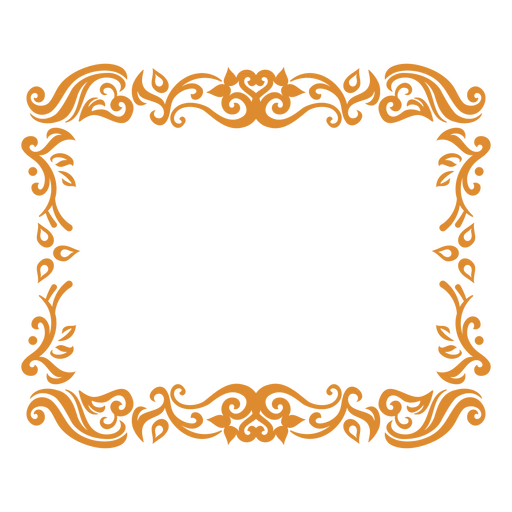
#> input picture client/images/antique-victorian-style-border.webp, 512 x 512 px
$ python make_pwa_icons.py client/images/antique-victorian-style-border.webp
#> lines starting #> are read from the running program, lines starting #| are printed output that depends on the picture
"""Generate the PWA / home-screen icon set from one square source image.

    python make_pwa_icons.py path/to/icon.png

Writes into client/static/icons/. The source should be square and at least
512x512. Transparency is flattened — iOS composites home-screen icons onto
white otherwise — using a colour sampled from the artwork itself, so a rounded
tile on a transparent background doesn't end up with mismatched corners.

Maskable icons get extra padding: Android crops them to whatever shape the
launcher uses (circle, squircle, rounded square), and artwork drawn to the edge
loses its corners. The safe zone is the middle 80%.
"""
import os
import sys
from PIL import Image, ImageChops, ImageDraw

OUT_DIR    = os.path.join(os.path.dirname(os.path.abspath(__file__)), "client", "static", "icons")
FALLBACK_BG = (59, 130, 246)    # --accent, used only if the source gives no clue

# (filename, pixel size, maskable) — maskable variants are inset for launcher cropping
TARGETS = [
    ("icon-192.png",            192, False),
    ("icon-512.png",            512, False),
    ("icon-maskable-192.png",   192, True),
    ("icon-maskable-512.png",   512, True),
    ("apple-touch-icon.png",    180, False),   # iOS home screen
]


def _trim_border(src):
    """Crop off a flat border around the artwork.

    Exported icon art often carries a margin — commonly black, where a
    transparent background was flattened on save. Left in place it becomes a
    dark frame around every generated icon, so if all four corners agree on a
    colour, crop to the region that differs from it.
    """
    w, h = src.size
    corners = [src.getpixel(p)[:3] for p in
               ((1, 1), (w - 2, 1), (1, h - 2), (w - 2, h - 2))]
    spread = max(max(c[i] for c in corners) - min(c[i] for c in corners)
                 for i in range(3))
    if spread > 12:
        return src                      # corners disagree: no uniform border

    flat = Image.new("RGB", src.size, corners[0])
    diff = ImageChops.difference(src.convert("RGB"), flat).convert("L")
    box  = diff.point(lambda v: 255 if v > 18 else 0).getbbox()
    if not box:
        return src
    # Refuse to trim so much that we'd be cropping into the subject.
    if (box[2] - box[0]) < w * 0.6 or (box[3] - box[1]) < h * 0.6:
        return src
    if box == (0, 0, w, h):
        return src
    print(f"  trimmed {corners[0]} border -> {box[2] - box[0]}x{box[3] - box[1]}")
    return src.crop(box)


def _backdrop(src):
    """Pick the colour to sit behind the artwork.

    App-icon artwork usually arrives as a rounded tile. Padding it out with an
    unrelated colour leaves wedges in the corners, so sample what the tile
    itself uses.

    Only the middle half of each edge is sampled: the corners are exactly where
    the rounding lives, and including them lets a flat corner colour outvote the
    tile, since a gradient's votes are split across many shades while the
    corners agree on one. A per-channel median finishes the job.
    """
    w, h = src.size
    inset = max(1, round(min(w, h) * 0.04))
    samples = []
    for span, vertical in ((w, False), (h, True)):
        lo, hi = round(span * 0.25), round(span * 0.75)
        step = max(1, (hi - lo) // 48)
        for i in range(lo, hi, step):
            pts = ((inset, i), (w - 1 - inset, i)) if vertical else                   ((i, inset), (i, h - 1 - inset))
            for x, y in pts:
                r, g, b, a = src.getpixel((x, y))
                if a > 250:
                    samples.append((r, g, b))
    if not samples:
        return FALLBACK_BG
    return tuple(sorted(s[c] for s in samples)[len(samples) // 2] for c in range(3))


def _fill_corners(src, bg):
    """Repaint the flat area outside a rounded tile's corners.

    Artwork saved without alpha bakes whatever was behind it into the corners,
    usually black. Full-bleed icons would then carry dark wedges that iOS's own
    rounding doesn't quite cover.

    Recolouring every dark pixel would eat the subject — this printer is black —
    so flood fill inward from each corner instead. That only reaches pixels
    connected to the corner, and stops dead at the tile edge.
    """
    img = src.convert("RGB")
    w, h = img.size
    filled = False
    for corner in ((0, 0), (w - 1, 0), (0, h - 1), (w - 1, h - 1)):
        px = img.getpixel(corner)
        if sum(px) > 150 or px == bg:
            continue                    # not a dark surround, or already right
        ImageDraw.floodfill(img, corner, bg, thresh=70)
        filled = True
    if filled:
        print(f"  repainted corner surround -> #{bg[0]:02x}{bg[1]:02x}{bg[2]:02x}")
    return img.convert("RGBA")


def build(src_path):
    src = Image.open(src_path).convert("RGBA")
#> src is the input picture: PIL image 512x512 RGBA; mean R, G, B, A 68.3, 46.4, 21.9, 32.4
    src = _trim_border(src)
#> in _trim_border, `corners = [src.getpixel(p)[:3] for p in ((1, 1), (w - 2, 1), (1, h - 2..`: corners = [(0, 0, 0), (0, 0, 0), (0, 0, 0), (0, 0, 0)]
#> in _trim_border, `spread = max(max(c[i] for c in corners) - min(c[i] for c in corners) f..`: spread = 0
#> in _trim_border, `flat = Image.new("RGB", src.size, corners[0])`: flat: PIL image 512x512 RGB; every value is 0
#> in _trim_border, `diff = ImageChops.difference(src.convert("RGB"), flat).convert("L")`:
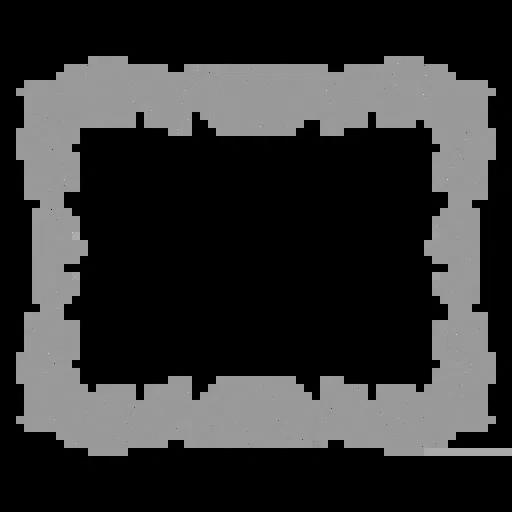
#> diff: PIL image 512x512 L; min 0, max 223, mean 50.2
#> in _trim_border, `box  = diff.point(lambda v: 255 if v > 18 else 0).getbbox()`: box = (16, 56, 512, 456)
#|   trimmed (0, 0, 0) border -> 496x400
#> in _trim_border, `return src.crop(box)`:
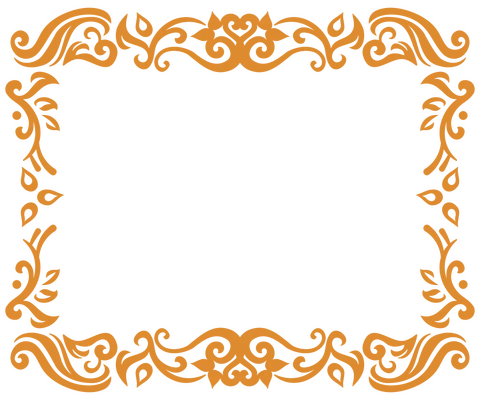
#> returned value: PIL image 496x400 RGBA; mean R, G, B, A 90.3, 61.3, 28.9, 42.8; transparent parts drawn white
    if src.width != src.height:
        side = min(src.width, src.height)
#> side = 400
        left = (src.width - side) // 2
#> left = 48
        top  = (src.height - side) // 2
#> top = 0
        src  = src.crop((left, top, left + side, top + side))
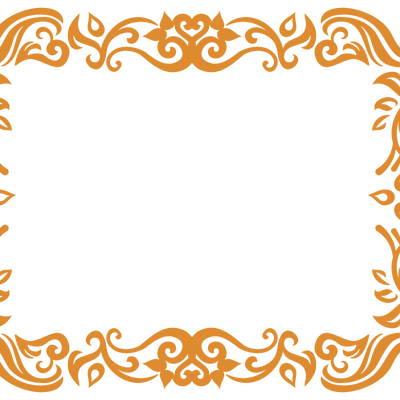
#> src: PIL image 400x400 RGBA; mean R, G, B, A 83, 56.2, 26.1, 40.7; transparent parts drawn white
        print(f"  cropped to square: {side}x{side}")
#|   cropped to square: 400x400

    bg = _backdrop(src)
#> after the loop in _backdrop, `for span, vertical in ((w, False), (h, True)):`: samples = 33 items, first 6: (225, 142, 49), (222, 140, 45), (223, 142, 51), (222, 139, 47), (225, 142, 49), (224, 139, 47)
#> bg = (222, 139, 47)
    print(f"  backdrop sampled from source: #{bg[0]:02x}{bg[1]:02x}{bg[2]:02x}")
#|   backdrop sampled from source: #de8b2f
    src = _fill_corners(src, bg)
#> in _fill_corners, `img = src.convert("RGB")`:
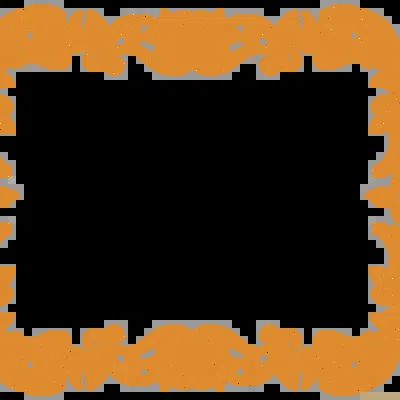
#> img: PIL image 400x400 RGB; mean R, G, B 83, 56.2, 26.1
#> the loop in _fill_corners, `for corner in ((0, 0), (w - 1, 0), (0, h - 1), (w - 1, h - 1)):` made 4 passes
#|   repainted corner surround -> #de8b2f

    os.makedirs(OUT_DIR, exist_ok=True)
    for name, size, maskable in TARGETS:
        canvas = Image.new("RGBA", (size, size), bg + (255,))
        # Maskable art has to survive the launcher cropping it to a circle or
        # squircle, so it sits in the middle 80%. Everything else is full bleed:
        # the artwork already carries its own shape, and iOS masks it anyway.
        inner = round(size * 0.80) if maskable else size
        art   = src.resize((inner, inner), Image.LANCZOS)
        off   = (size - inner) // 2
        canvas.paste(art, (off, off), art)
        canvas.convert("RGB").save(os.path.join(OUT_DIR, name), "PNG", optimize=True)
        print(f"  {name:26s} {size}x{size}{'  (maskable, 80% inset)' if maskable else ''}")
#> this loop made 5 passes
#> pass 1, in build, `canvas = Image.new("RGBA", (size, size), bg + (255,))`:
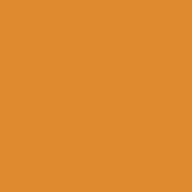
#> canvas: PIL image 192x192 RGBA; mean R, G, B, A 222, 139, 47, 255
#> pass 1, in build, `art   = src.resize((inner, inner), Image.LANCZOS)`:
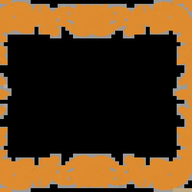
#> art: PIL image 192x192 RGBA; mean R, G, B, A 84.5, 57.2, 26.6, 255
#> after the loop:
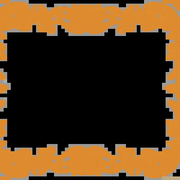
#> art: PIL image 180x180 RGBA; mean R, G, B, A 84.6, 57.2, 26.6, 255


if __name__ == "__main__":
    if len(sys.argv) != 2:
        sys.exit(f"usage: python {os.path.basename(__file__)} <square-source-image>")
    if not os.path.isfile(sys.argv[1]):
        sys.exit(f"no such file: {sys.argv[1]}")
    print(f"source: {sys.argv[1]}")
    build(sys.argv[1])
    print(f"\nwrote {len(TARGETS)} icons to {OUT_DIR}")
#| wrote 5 icons to client/static/icons

$ run again, on client/images/border_intricate-floral-and-skull-decorative-border-design.png
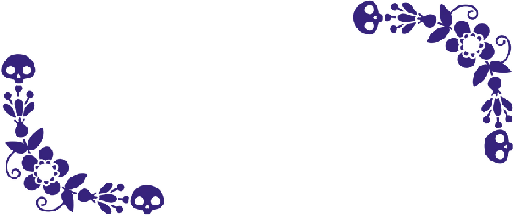
#> input picture client/images/border_intricate-floral-and-skull-decorative-border-design.png, 515 x 216 px
#> in build, src is the input picture: PIL image 515x216 RGBA; mean R, G, B, A 5.5, 3.5, 13, 20.4
#> corners = [(0, 0, 0), (0, 0, 0), (0, 0, 0), (0, 0, 0)]
#> spread = 0
#> flat: PIL image 515x216 RGB; every value is 0
#> box = (1, 0, 514, 216)
#|   trimmed (0, 0, 0) border -> 513x216
#> src: PIL image 216x216 RGBA
#|   cropped to square: 216x216
#> after the loop in _backdrop, `for span, vertical in ((w, False), (h, True)):`: samples = []
#> bg = (59, 130, 246)
#|   backdrop sampled from source: #3b82f6
#> in _fill_corners, `img = src.convert("RGB")`:
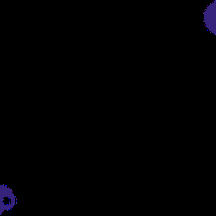
#> img: PIL image 216x216 RGB; mean R, G, B 0.7, 0.4, 1.6
#> the loop in _fill_corners, `for corner in ((0, 0), (w - 1, 0), (0, h - 1), (w - 1, h - 1)):` made 4 passes
#|   repainted corner surround -> #3b82f6
#> the loop in build, `for name, size, maskable in TARGETS:` made 5 passes
#> pass 1, in build, `canvas.convert("RGB").save(os.path.join(OUT_DIR, name), "PNG", optimiz..`:
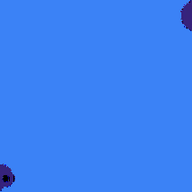
#> saved as icon-192.png: PIL image 192x192 RGB; mean R, G, B 58.8, 128.6, 244.1
#| wrote 5 icons to client/static/icons
